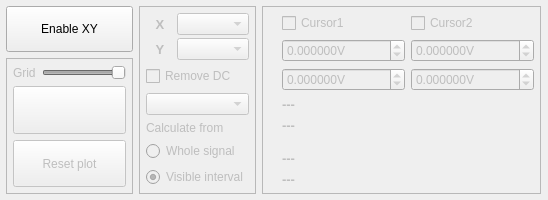
          <widget class="QWidget" name="XY">
           <attribute name="icon">
            <iconset resource="../../resources.qrc">
             <normaloff>:/images/icons/xyTab.png</normaloff>:/images/icons/xyTab.png</iconset>
           </attribute>
           <attribute name="title">
            <string/>
           </attribute>
           <layout class="QHBoxLayout" name="horizontalLayout_25" stretch="0,1,1,1000">
            <property name="leftMargin">
             <number>6</number>
            </property>
            <property name="topMargin">
             <number>6</number>
            </property>
            <property name="rightMargin">
             <number>6</number>
            </property>
            <property name="bottomMargin">
             <number>6</number>
            </property>
            <item>
             <layout class="QVBoxLayout" name="verticalLayout_16" stretch="1,3">
              <item>
               <widget class="QPushButton" name="pushButtonXY">
                <property name="sizePolicy">
                 <sizepolicy hsizetype="Preferred" vsizetype="Preferred">
                  <horstretch>0</horstretch>
                  <verstretch>0</verstretch>
                 </sizepolicy>
                </property>
                <property name="text">
                 <string>Enable XY</string>
                </property>
                <property name="iconSize">
                 <size>
                  <width>20</width>
                  <height>20</height>
                 </size>
                </property>
                <property name="checkable">
                 <bool>true</bool>
                </property>
               </widget>
              </item>
              <item>
               <widget class="QFrame" name="frame_15">
                <property name="enabled">
                 <bool>false</bool>
                </property>
                <property name="frameShape">
                 <enum>QFrame::StyledPanel</enum>
                </property>
                <layout class="QVBoxLayout" name="verticalLayout_38">
                 <property name="leftMargin">
                  <number>6</number>
                 </property>
                 <property name="topMargin">
                  <number>6</number>
                 </property>
                 <property name="rightMargin">
                  <number>6</number>
                 </property>
                 <property name="bottomMargin">
                  <number>6</number>
                 </property>
                 <item>
                  <layout class="QHBoxLayout" name="horizontalLayout_36">
                   <item>
                    <widget class="QLabel" name="label_26">
                     <property name="text">
                      <string>Grid</string>
                     </property>
                    </widget>
                   </item>
                   <item>
                    <widget class="QSlider" name="horizontalSliderXYGrid">
                     <property name="minimum">
                      <number>-4</number>
                     </property>
                     <property name="maximum">
                      <number>-2</number>
                     </property>
                     <property name="pageStep">
                      <number>1</number>
                     </property>
                     <property name="value">
                      <number>-2</number>
                     </property>
                     <property name="orientation">
                      <enum>Qt::Horizontal</enum>
                     </property>
                    </widget>
                   </item>
                  </layout>
                 </item>
                 <item>
                  <widget class="QPushButton" name="pushButtonChangeXYColor">
                   <property name="sizePolicy">
                    <sizepolicy hsizetype="Preferred" vsizetype="Preferred">
                     <horstretch>0</horstretch>
                     <verstretch>0</verstretch>
                    </sizepolicy>
                   </property>
                   <property name="maximumSize">
                    <size>
                     <width>16777215</width>
                     <height>16777215</height>
                    </size>
                   </property>
                   <property name="toolTip">
                    <string>&lt;html&gt;&lt;head/&gt;&lt;body&gt;&lt;p&gt;Channel color&lt;/p&gt;&lt;/body&gt;&lt;/html&gt;</string>
                   </property>
                   <property name="text">
                    <string/>
                   </property>
                   <property name="icon">
                    <iconset resource="../../resources.qrc">
                     <normaloff>:/images/icons/color.png</normaloff>:/images/icons/color.png</iconset>
                   </property>
                   <property name="iconSize">
                    <size>
                     <width>30</width>
                     <height>30</height>
                    </size>
                   </property>
                  </widget>
                 </item>
                 <item>
                  <widget class="QPushButton" name="pushButtonXYClear">
                   <property name="sizePolicy">
                    <sizepolicy hsizetype="Minimum" vsizetype="Preferred">
                     <horstretch>0</horstretch>
                     <verstretch>0</verstretch>
                    </sizepolicy>
                   </property>
                   <property name="text">
                    <string>Reset plot</string>
                   </property>
                  </widget>
                 </item>
                </layout>
               </widget>
              </item>
             </layout>
            </item>
            <item>
             <widget class="QFrame" name="frame_14">
              <property name="enabled">
               <bool>false</bool>
              </property>
              <property name="frameShape">
               <enum>QFrame::StyledPanel</enum>
              </property>
              <layout class="QVBoxLayout" name="verticalLayout_26" stretch="0,0,0,0,0,0,0">
               <property name="leftMargin">
                <number>6</number>
               </property>
               <property name="topMargin">
                <number>6</number>
               </property>
               <property name="rightMargin">
                <number>6</number>
               </property>
               <property name="bottomMargin">
                <number>6</number>
               </property>
               <item>
                <layout class="QGridLayout" name="gridLayout_3">
                 <property name="spacing">
                  <number>3</number>
                 </property>
                 <item row="0" column="0">
                  <widget class="QLabel" name="label_13">
                   <property name="font">
                    <font>
                     <pointsize>10</pointsize>
                     <bold>true</bold>
                    </font>
                   </property>
                   <property name="text">
                    <string notr="true">X</string>
                   </property>
                   <property name="alignment">
                    <set>Qt::AlignCenter</set>
                   </property>
                  </widget>
                 </item>
                 <item row="1" column="0">
                  <widget class="QLabel" name="label_15">
                   <property name="font">
                    <font>
                     <pointsize>10</pointsize>
                     <bold>true</bold>
                    </font>
                   </property>
                   <property name="text">
                    <string notr="true">Y</string>
                   </property>
                   <property name="alignment">
                    <set>Qt::AlignCenter</set>
                   </property>
                  </widget>
                 </item>
                 <item row="0" column="1">
                  <widget class="QComboBox" name="comboBoxXYx">
                   <property name="maxVisibleItems">
                    <number>1000</number>
                   </property>
                   <property name="sizeAdjustPolicy">
                    <enum>QComboBox::AdjustToContents</enum>
                   </property>
                  </widget>
                 </item>
                 <item row="1" column="1">
                  <widget class="QComboBox" name="comboBoxXYy">
                   <property name="maxVisibleItems">
                    <number>1000</number>
                   </property>
                   <property name="sizeAdjustPolicy">
                    <enum>QComboBox::AdjustToContents</enum>
                   </property>
                  </widget>
                 </item>
                </layout>
               </item>
               <item>
                <widget class="QCheckBox" name="checkBoxXYNoDC">
                 <property name="toolTip">
                  <string>&lt;html&gt;&lt;head/&gt;&lt;body&gt;&lt;p&gt;Remove DC component from signal before calculating DFT.&lt;/p&gt;&lt;/body&gt;&lt;/html&gt;</string>
                 </property>
                 <property name="text">
                  <string>Remove DC</string>
                 </property>
                </widget>
               </item>
               <item>
                <spacer name="verticalSpacer_7">
                 <property name="orientation">
                  <enum>Qt::Vertical</enum>
                 </property>
                 <property name="sizeType">
                  <enum>QSizePolicy::Preferred</enum>
                 </property>
                 <property name="sizeHint" stdset="0">
                  <size>
                   <width>1</width>
                   <height>1</height>
                  </size>
                 </property>
                </spacer>
               </item>
               <item>
                <widget class="QComboBox" name="comboBoxXYStyle">
                 <property name="sizePolicy">
                  <sizepolicy hsizetype="Preferred" vsizetype="Preferred">
                   <horstretch>0</horstretch>
                   <verstretch>0</verstretch>
                  </sizepolicy>
                 </property>
                 <property name="minimumSize">
                  <size>
                   <width>60</width>
                   <height>0</height>
                  </size>
                 </property>
                 <property name="maximumSize">
                  <size>
                   <width>10000000</width>
                   <height>16777215</height>
                  </size>
                 </property>
                 <property name="font">
                  <font>
                   <pointsize>8</pointsize>
                  </font>
                 </property>
                 <property name="toolTip">
                  <string>Set style of channel</string>
                 </property>
                 <property name="currentText">
                  <string/>
                 </property>
                 <property name="sizeAdjustPolicy">
                  <enum>QComboBox::AdjustToContents</enum>
                 </property>
                 <property name="iconSize">
                  <size>
                   <width>40</width>
                   <height>20</height>
                  </size>
                 </property>
                 <item>
                  <property name="text">
                   <string/>
                  </property>
                  <property name="icon">
                   <iconset resource="../../resources.qrc">
                    <normaloff>:/images/icons/line.png</normaloff>:/images/icons/line.png</iconset>
                  </property>
                 </item>
                 <item>
                  <property name="text">
                   <string/>
                  </property>
                  <property name="icon">
                   <iconset resource="../../resources.qrc">
                    <normaloff>:/images/icons/points.png</normaloff>:/images/icons/points.png</iconset>
                  </property>
                 </item>
                 <item>
                  <property name="text">
                   <string/>
                  </property>
                  <property name="icon">
                   <iconset resource="../../resources.qrc">
                    <normaloff>:/images/icons/linePoint.png</normaloff>:/images/icons/linePoint.png</iconset>
                  </property>
                 </item>
                </widget>
               </item>
               <item>
                <widget class="QLabel" name="label">
                 <property name="text">
                  <string>Calculate from</string>
                 </property>
                </widget>
               </item>
               <item>
                <widget class="QRadioButton" name="radioButtonXYFull">
                 <property name="toolTip">
                  <string>&lt;html&gt;&lt;head/&gt;&lt;body&gt;&lt;p&gt;Calculate from:&lt;/p&gt;&lt;/body&gt;&lt;/html&gt;</string>
                 </property>
                 <property name="text">
                  <string>Whole signal</string>
                 </property>
                 <property name="checked">
                  <bool>false</bool>
                 </property>
                </widget>
               </item>
               <item>
                <widget class="QRadioButton" name="radioButtonXYPart">
                 <property name="toolTip">
                  <string>&lt;html&gt;&lt;head/&gt;&lt;body&gt;&lt;p&gt;Calculate from:&lt;/p&gt;&lt;/body&gt;&lt;/html&gt;</string>
                 </property>
                 <property name="text">
                  <string>Visible interval</string>
                 </property>
                 <property name="checked">
                  <bool>true</bool>
                 </property>
                </widget>
               </item>
              </layout>
             </widget>
            </item>
            <item>
             <widget class="QFrame" name="frame_12">
              <property name="enabled">
               <bool>false</bool>
              </property>
              <property name="frameShape">
               <enum>QFrame::StyledPanel</enum>
              </property>
              <property name="frameShadow">
               <enum>QFrame::Plain</enum>
              </property>
              <layout class="QVBoxLayout" name="verticalLayout_34" stretch="0,1">
               <property name="leftMargin">
                <number>6</number>
               </property>
               <property name="topMargin">
                <number>6</number>
               </property>
               <property name="rightMargin">
                <number>6</number>
               </property>
               <property name="bottomMargin">
                <number>6</number>
               </property>
               <item>
                <layout class="QGridLayout" name="gridLayout_20">
                 <item row="0" column="1">
                  <widget class="QCheckBox" name="checkBoxXYCur1">
                   <property name="text">
                    <string>Cursor1</string>
                   </property>
                  </widget>
                 </item>
                 <item row="1" column="0">
                  <widget class="QLabel" name="label_55">
                   <property name="text">
                    <string/>
                   </property>
                   <property name="pixmap">
                    <pixmap resource="../../resources.qrc">:/images/icons/valcur.png</pixmap>
                   </property>
                  </widget>
                 </item>
                 <item row="2" column="2">
                  <widget class="MyDoubleSpinBoxWithUnits" name="doubleSpinBoxXYCurX2">
                   <property name="minimumSize">
                    <size>
                     <width>0</width>
                     <height>0</height>
                    </size>
                   </property>
                   <property name="suffix">
                    <string notr="true">V</string>
                   </property>
                   <property name="decimals">
                    <number>6</number>
                   </property>
                   <property name="minimum">
                    <double>-1000000.000000000000000</double>
                   </property>
                   <property name="maximum">
                    <double>1000000.000000000000000</double>
                   </property>
                  </widget>
                 </item>
                 <item row="0" column="2">
                  <widget class="QCheckBox" name="checkBoxXYCur2">
                   <property name="text">
                    <string>Cursor2</string>
                   </property>
                  </widget>
                 </item>
                 <item row="2" column="1">
                  <widget class="MyDoubleSpinBoxWithUnits" name="doubleSpinBoxXYCurX1">
                   <property name="minimumSize">
                    <size>
                     <width>0</width>
                     <height>0</height>
                    </size>
                   </property>
                   <property name="suffix">
                    <string notr="true">V</string>
                   </property>
                   <property name="decimals">
                    <number>6</number>
                   </property>
                   <property name="minimum">
                    <double>-1000000.000000000000000</double>
                   </property>
                   <property name="maximum">
                    <double>1000000.000000000000000</double>
                   </property>
                  </widget>
                 </item>
                 <item row="1" column="2">
                  <widget class="MyDoubleSpinBoxWithUnits" name="doubleSpinBoxXYCurY2">
                   <property name="minimumSize">
                    <size>
                     <width>0</width>
                     <height>0</height>
                    </size>
                   </property>
                   <property name="suffix">
                    <string notr="true">V</string>
                   </property>
                   <property name="decimals">
                    <number>6</number>
                   </property>
                   <property name="minimum">
                    <double>-1000000.000000000000000</double>
                   </property>
                   <property name="maximum">
                    <double>1000000.000000000000000</double>
                   </property>
                  </widget>
                 </item>
                 <item row="2" column="0">
                  <widget class="QLabel" name="label_56">
                   <property name="text">
                    <string/>
                   </property>
                   <property name="pixmap">
                    <pixmap resource="../../resources.qrc">:/images/icons/timecur.png</pixmap>
                   </property>
                  </widget>
                 </item>
                 <item row="1" column="1">
                  <widget class="MyDoubleSpinBoxWithUnits" name="doubleSpinBoxXYCurY1">
                   <property name="minimumSize">
                    <size>
                     <width>0</width>
                     <height>0</height>
                    </size>
                   </property>
                   <property name="suffix">
                    <string notr="true">V</string>
                   </property>
                   <property name="decimals">
                    <number>6</number>
                   </property>
                   <property name="minimum">
                    <double>-1000000.000000000000000</double>
                   </property>
                   <property name="maximum">
                    <double>1000000.000000000000000</double>
                   </property>
                  </widget>
                 </item>
                </layout>
               </item>
               <item>
                <layout class="QGridLayout" name="gridLayout_18" rowstretch="1,1,100,1,1" columnstretch="1,100">
                 <item row="0" column="0">
                  <widget class="QLabel" name="label_52">
                   <property name="toolTip">
                    <string>&lt;html&gt;&lt;head/&gt;&lt;body&gt;&lt;p&gt;&lt;br/&gt;&lt;/p&gt;&lt;/body&gt;&lt;/html&gt;</string>
                   </property>
                   <property name="text">
                    <string/>
                   </property>
                   <property name="pixmap">
                    <pixmap resource="../../resources.qrc">:/images/icons/deltaX.png</pixmap>
                   </property>
                   <property name="scaledContents">
                    <bool>false</bool>
                   </property>
                   <property name="alignment">
                    <set>Qt::AlignRight|Qt::AlignTrailing|Qt::AlignVCenter</set>
                   </property>
                  </widget>
                 </item>
                 <item row="0" column="1">
                  <widget class="QLabel" name="labelXYDeltaY">
                   <property name="sizePolicy">
                    <sizepolicy hsizetype="Minimum" vsizetype="Preferred">
                     <horstretch>0</horstretch>
                     <verstretch>0</verstretch>
                    </sizepolicy>
                   </property>
                   <property name="font">
                    <font>
                     <pointsize>10</pointsize>
                     <bold>true</bold>
                    </font>
                   </property>
                   <property name="text">
                    <string notr="true">---</string>
                   </property>
                   <property name="textFormat">
                    <enum>Qt::PlainText</enum>
                   </property>
                   <property name="alignment">
                    <set>Qt::AlignLeading|Qt::AlignLeft|Qt::AlignVCenter</set>
                   </property>
                  </widget>
                 </item>
                 <item row="4" column="1">
                  <widget class="QLabel" name="labelXYPhaseRad">
                   <property name="sizePolicy">
                    <sizepolicy hsizetype="Minimum" vsizetype="Preferred">
                     <horstretch>0</horstretch>
                     <verstretch>0</verstretch>
                    </sizepolicy>
                   </property>
                   <property name="font">
                    <font>
                     <pointsize>10</pointsize>
                     <bold>true</bold>
                    </font>
                   </property>
                   <property name="text">
                    <string notr="true">---</string>
                   </property>
                   <property name="textFormat">
                    <enum>Qt::PlainText</enum>
                   </property>
                   <property name="alignment">
                    <set>Qt::AlignLeading|Qt::AlignLeft|Qt::AlignTop</set>
                   </property>
                  </widget>
                 </item>
                 <item row="3" column="0" rowspan="2">
                  <widget class="QLabel" name="label_54">
                   <property name="toolTip">
                    <string>&lt;html&gt;&lt;head/&gt;&lt;body&gt;&lt;p&gt;Measure phase difference using cursors: arcsin(A/B)&lt;/p&gt;&lt;/body&gt;&lt;/html&gt;</string>
                   </property>
                   <property name="text">
                    <string/>
                   </property>
                   <property name="pixmap">
                    <pixmap resource="../../resources.qrc">:/images/icons/xyphase.png</pixmap>
                   </property>
                   <property name="alignment">
                    <set>Qt::AlignRight|Qt::AlignTrailing|Qt::AlignVCenter</set>
                   </property>
                  </widget>
                 </item>
                 <item row="3" column="1">
                  <widget class="QLabel" name="labelXYPhaseDeg">
                   <property name="sizePolicy">
                    <sizepolicy hsizetype="Minimum" vsizetype="Preferred">
                     <horstretch>0</horstretch>
                     <verstretch>0</verstretch>
                    </sizepolicy>
                   </property>
                   <property name="font">
                    <font>
                     <pointsize>10</pointsize>
                     <bold>true</bold>
                    </font>
                   </property>
                   <property name="text">
                    <string notr="true">---</string>
                   </property>
                   <property name="textFormat">
                    <enum>Qt::PlainText</enum>
                   </property>
                   <property name="alignment">
                    <set>Qt::AlignBottom|Qt::AlignLeading|Qt::AlignLeft</set>
                   </property>
                  </widget>
                 </item>
                 <item row="1" column="0">
                  <widget class="QLabel" name="label_53">
                   <property name="toolTip">
                    <string>&lt;html&gt;&lt;head/&gt;&lt;body&gt;&lt;p&gt;&lt;br/&gt;&lt;/p&gt;&lt;/body&gt;&lt;/html&gt;</string>
                   </property>
                   <property name="text">
                    <string/>
                   </property>
                   <property name="pixmap">
                    <pixmap resource="../../resources.qrc">:/images/icons/deltaY.png</pixmap>
                   </property>
                   <property name="alignment">
                    <set>Qt::AlignRight|Qt::AlignTrailing|Qt::AlignVCenter</set>
                   </property>
                  </widget>
                 </item>
                 <item row="1" column="1">
                  <widget class="QLabel" name="labelXYDeltaX">
                   <property name="sizePolicy">
                    <sizepolicy hsizetype="Minimum" vsizetype="Preferred">
                     <horstretch>0</horstretch>
                     <verstretch>0</verstretch>
                    </sizepolicy>
                   </property>
                   <property name="font">
                    <font>
                     <pointsize>10</pointsize>
                     <bold>true</bold>
                    </font>
                   </property>
                   <property name="text">
                    <string notr="true">---</string>
                   </property>
                   <property name="textFormat">
                    <enum>Qt::PlainText</enum>
                   </property>
                   <property name="alignment">
                    <set>Qt::AlignLeading|Qt::AlignLeft|Qt::AlignVCenter</set>
                   </property>
                  </widget>
                 </item>
                 <item row="2" column="1">
                  <spacer name="verticalSpacer_5">
                   <property name="orientation">
                    <enum>Qt::Vertical</enum>
                   </property>
                   <property name="sizeHint" stdset="0">
                    <size>
                     <width>20</width>
                     <height>1</height>
                    </size>
                   </property>
                  </spacer>
                 </item>
                </layout>
               </item>
              </layout>
             </widget>
            </item>
            <item>
             <spacer name="horizontalSpacer_9">
              <property name="orientation">
               <enum>Qt::Horizontal</enum>
              </property>
              <property name="sizeHint" stdset="0">
               <size>
                <width>1</width>
                <height>0</height>
               </size>
              </property>
             </spacer>
            </item>
           </layout>
          </widget>
